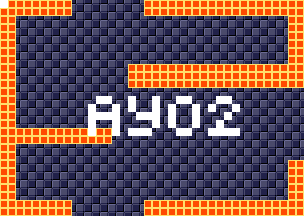

Rendered tile map (Tiled .tmx) drawn with the repository's tilesets; below, a short description and the map source with its tile grids summarised:
An orthogonal 38x27 tile map with 8x8 px tiles, 4 tile layers (background, foreground, room numbers, Objects), 15 tilesets.

<map version="1.5" tiledversion="1.7.1" orientation="orthogonal" renderorder="right-down" width="38" height="27" tilewidth="8" tileheight="8" infinite="0" nextlayerid="11" nextobjectid="1">
 <tileset firstgid="1" source="tilesheets/tsKarniMata.tsx" />
 <tileset firstgid="1025" source="tilesheets/tsVoodooWasp.tsx" />
 <tileset firstgid="2049" source="tilesheets/tsBurial.tsx" />
 <tileset firstgid="3073" source="tilesheets/tsBlueTemple.tsx" />
 <tileset firstgid="4097" source="tilesheets/tsGoddess.tsx" />
 <tileset firstgid="5121" source="tilesheets/tsKonark.tsx" />
 <tileset firstgid="6145" name="sEnemies" tilewidth="8" tileheight="8" tilecount="1024" columns="32">
  <image source="../grapx/tilesheets/sObjects.bmp" trans="ff94ff" width="256" height="256" />
 </tileset>
 <tileset firstgid="7169" source="tilesheets/tsIceTemple.tsx" />
 <tileset firstgid="8193" source="tilesheets/tsLavaArea.tsx" />
 <tileset firstgid="9217" source="tilesheets/tsBossArea.tsx" />
 <tileset firstgid="10241" source="tilesheets/tsPegu.tsx" />
 <tileset firstgid="11265" source="tilesheets/sTiwanakuTemple.tsx" />
 <tileset firstgid="12289" source="tilesheets/sIndraTemple.tsx" />
 <tileset firstgid="13313" source="tilesheets/sTeleport.tsx" />
 <tileset firstgid="14337" source="tilesheets/sObjects.tsx" />
 <layer id="2" name="background" width="38" height="27">
  <data>[1026 cells, 1026 non-empty, 2 distinct tile ids]</data>
 </layer>
 <layer id="1" name="foreground" width="38" height="27">
  <data>[1026 cells, 274 non-empty, 1 distinct tile ids]</data>
 </layer>
 <layer id="7" name="room numbers" width="38" height="27">
  <data>[1026 cells, 44 non-empty, 1 distinct tile ids]</data>
 </layer>
 <layer id="10" name="Objects" width="38" height="27">
  <data>[1026 cells, 0 non-empty, 0 distinct tile ids]</data>
 </layer>
</map>
